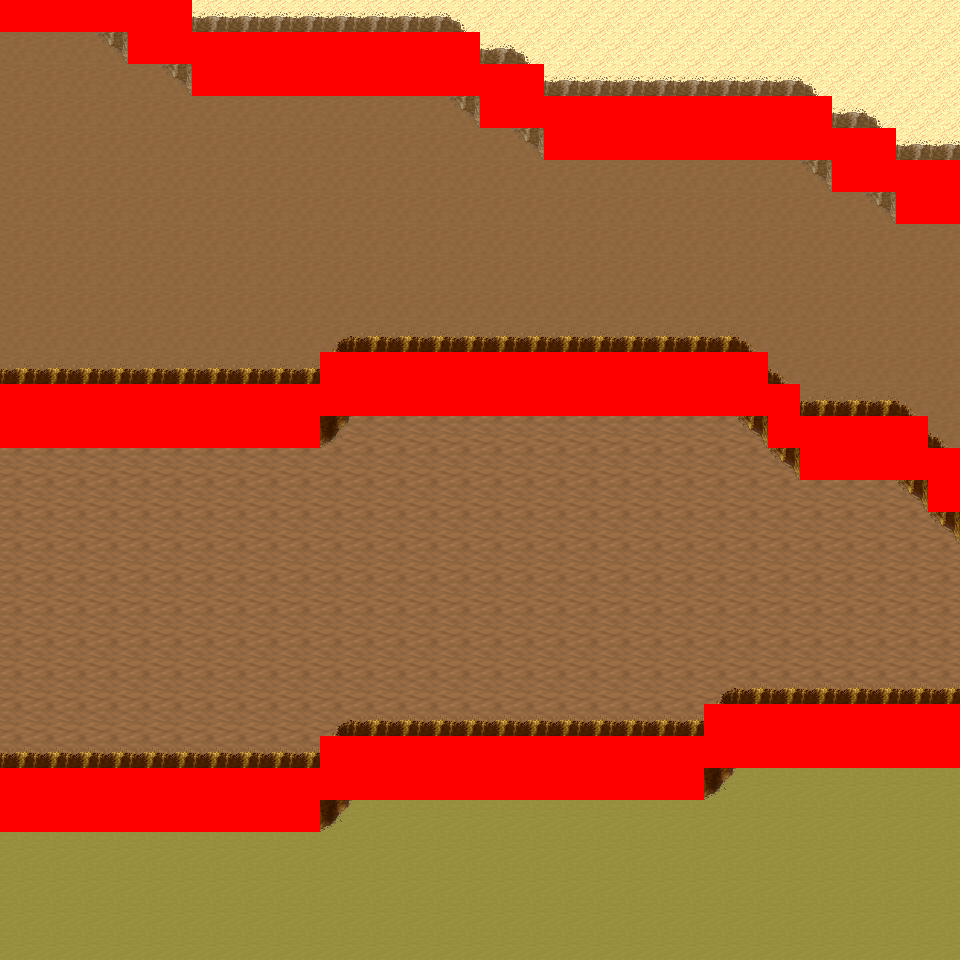

Below is a game level as drawn by its tile map, then a one-line description and the .tmx that defines it (tile-layer data replaced by summaries):
An orthogonal 30x30 tile map with 32x32 px tiles, 6 tile layers (Ground, Object, Object2, Above, ...), 8 tilesets and 9 objects (9x mapExit).

<map version="1.0" orientation="orthogonal" renderorder="right-down" width="30" height="30" tilewidth="32" tileheight="32" nextobjectid="10">
  <tileset firstgid="1" name="tileset_logic_collision" tilewidth="32" tileheight="32" tilecount="1" columns="1">
    <image source="../drawable/tileset_logic_collision.png" width="32" height="32" />
  </tileset>
  <tileset firstgid="2" name="tileset_ground_ground" tilewidth="32" tileheight="32" tilecount="33" columns="3">
    <image source="../drawable/tileset_ground_ground.png" width="96" height="352" />
  </tileset>
  <tileset firstgid="35" name="tileset_ground_ridge_earth_pale" tilewidth="32" tileheight="32" tilecount="96" columns="12">
    <image source="../drawable/tileset_ground_ridge_earth_pale.png" width="384" height="256" />
  </tileset>
  <tileset firstgid="131" name="tileset_ground_ridge_earth_dark" tilewidth="32" tileheight="32" tilecount="96" columns="12">
    <image source="../drawable/tileset_ground_ridge_earth_dark.png" width="384" height="256" />
  </tileset>
  <tileset firstgid="227" name="tileset_terrain_desert" tilewidth="32" tileheight="32" tilecount="88" columns="8">
    <image source="../drawable/tileset_terrain_desert.png" width="256" height="352" />
  </tileset>
  <tileset firstgid="315" name="tileset_plant_tree_tree_darkgreen" tilewidth="32" tileheight="32" tilecount="88" columns="8">
    <image source="../drawable/tileset_plant_tree_tree_darkgreen.png" width="256" height="352" />
  </tileset>
  <tileset firstgid="403" name="tileset_ground_sand_2" tilewidth="32" tileheight="32" tilecount="15" columns="5">
    <image source="../drawable/tileset_ground_sand_2.png" width="160" height="96" />
  </tileset>
  <tileset firstgid="418" name="tileset_plant_cactus_2" tilewidth="32" tileheight="32" tilecount="10" columns="5">
    <image source="../drawable/tileset_plant_cactus_2.png" width="160" height="64" />
  </tileset>
  <layer name="Ground" width="30" height="30">
    <data>[900 cells, 900 non-empty, 4 distinct tile ids]</data>
  </layer>
  <layer name="Object" width="30" height="30">
    <data>[900 cells, 273 non-empty, 18 distinct tile ids]</data>
  </layer>
  <layer name="Object2" width="30" height="30">
    <data>[900 cells, 0 non-empty, 0 distinct tile ids]</data>
  </layer>
  <layer name="Above" width="30" height="30">
    <data>[900 cells, 0 non-empty, 0 distinct tile ids]</data>
  </layer>
  <layer name="Above2" width="30" height="30">
    <data>[900 cells, 0 non-empty, 0 distinct tile ids]</data>
  </layer>
  <layer name="Walkable" width="30" height="30">
    <data>[900 cells, 176 non-empty, 1 distinct tile ids]</data>
  </layer>
  <objectgroup name="MapEvents">
    <object id="1" name="north" type="mapExit" x="192" y="0" width="768" height="32">
      <properties>
        <property name="map" value="level_0_x37_y146" />
        <property name="x" value="6" />
        <property name="y" value="28" />
      </properties>
    </object>
    <object id="2" name="south" type="mapExit" x="0" y="928" width="960" height="32">
      <properties>
        <property name="map" value="level_0_x37_y148" />
        <property name="x" value="0" />
        <property name="y" value="1" />
      </properties>
    </object>
    <object id="3" name="west" type="mapExit" x="0" y="32" width="32" height="352">
      <properties>
        <property name="map" value="level_0_x36_y147" />
        <property name="x" value="28" />
        <property name="y" value="1" />
      </properties>
    </object>
    <object id="4" name="west2" type="mapExit" x="0" y="448" width="32" height="320">
      <properties>
        <property name="map" value="level_0_x36_y147" />
        <property name="x" value="28" />
        <property name="y" value="14" />
      </properties>
    </object>
    <object id="5" name="west3" type="mapExit" x="0" y="832" width="32" height="128">
      <properties>
        <property name="map" value="level_0_x36_y147" />
        <property name="x" value="28" />
        <property name="y" value="26" />
      </properties>
    </object>
    <object id="6" name="east" type="mapExit" x="928" y="0" width="32" height="160">
      <properties>
        <property name="map" value="level_0_x38_y147" />
        <property name="x" value="1" />
        <property name="y" value="0" />
      </properties>
    </object>
    <object id="7" name="east2" type="mapExit" x="928" y="224" width="32" height="224">
      <properties>
        <property name="map" value="level_0_x38_y147" />
        <property name="x" value="1" />
        <property name="y" value="7" />
      </properties>
    </object>
    <object id="8" name="east3" type="mapExit" x="928" y="512" width="32" height="192">
      <properties>
        <property name="map" value="level_0_x38_y147" />
        <property name="x" value="1" />
        <property name="y" value="16" />
      </properties>
    </object>
    <object id="9" name="east4" type="mapExit" x="928" y="768" width="32" height="192">
      <properties>
        <property name="map" value="level_0_x38_y147" />
        <property name="x" value="1" />
        <property name="y" value="24" />
      </properties>
    </object>
  </objectgroup>
</map>
